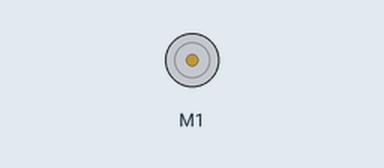
Recording of a sketch running on a simulated Arduino Uno, built with avr-gcc and run on an emulated ATmega328P. Shown: DC motor (green arrow = forward, orange = backward, longer = faster). What the sketch prints to the serial monitor is not drawn.

Above: at 5.9 s.
At 16.7 s:
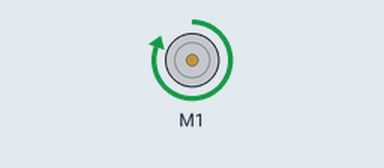
At 28.3 s:
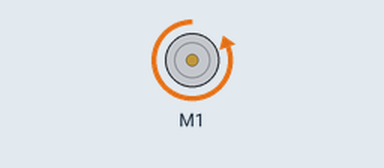
Timing chart, 0 to 29.8 s (numbered marks = the images above):
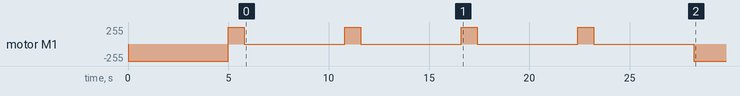

The sketch:

galinheiro.ino
```cpp
/**
*****************************************************************************************
* Galinheiro IoT
* A Intenção desse projeto é colocar automação de um Galinheiro, aproveitando peças de uma impressora
* Contato para maiores detalhes: cezarantsouza@gmail.com ou ouvidoperfeito@gmail.com
* Fique a vontade pra criticar. Projeto para alinhar aprendizado.
*/
// Bibliotecas
#include <AFMotor.h>
//  Sensores de Controle
#define SENSOR_BALANCA       1
#define SENSOR_DISTANCIA     2
#define SENSOR_FIM_DE_CURSO  3
#define MOTOR_CARRO          1
AF_DCMotor motor(MOTOR_CARRO);
// Controladores de Quantidade de Tentativas
int QUANTIDADE_TENT_BALANCA   = 3;
int QUANTIDADE_TENT_DISTANCIA = 3;
// Variaveis de Carro de Impressão
#define TEMPO_VOTAR_CARRO 5000
#define TEMPO_PARA_LIBERAR_MILHO 800
// Contadores de Tentativas
int contTentativasBalanca   = 0;
int contTentativasDistancia = 0;
// Posição do Carro de Impressão
int posicaoAtual = 0;
int posicaoFinal = 3;
// Controladores de Fluxo
bool motorMilhoJaLigou   = false;
bool milhoCaiu           = false;
bool carroAndou          = false;
bool realizarTelemetria  = true;
bool circuitBreak        = false;
bool esperandoTimer      = false;

void setup(){
  Serial.begin(9600);
  motor.setSpeed(200);
  motor.run(RELEASE);
  moveCarroProInicio();
  //setupInicialFluxo();
}

void moveCarroProInicio(){
  motor.setSpeed(255);
  // Volta o Carro até o Inicio
  motor.run(BACKWARD);
  for (int i=0;i< 4;i++){
      delay(TEMPO_VOTAR_CARRO);
      // Anda um pouco
      motor.run(FORWARD);
      delay(TEMPO_PARA_LIBERAR_MILHO);
      // Para para soltar milho
      motor.run(RELEASE);
  }
  delay(TEMPO_VOTAR_CARRO);
  // Volta o Carro até o Inicio
  motor.run(BACKWARD);
}

void loop(){
  if((!circuitBreak) && (!esperandoTimer))
     fluxoPrincipal();
}

void setupInicialFluxo(){
  motorMilhoJaLigou = false;
  milhoCaiu   = false;
  carroAndou  = false;
  telemetria("Setup Inicial do Fluxo", true);
}

void fluxoPrincipal(){
  // Liga a rosca para liberar o Milho
  if(!motorMilhoJaLigou)
      ligaMotorRosca();

  if ((motorMilhoJaLigou) && (!milhoCaiu))
      verificaSeMilhoCaiu();

  if ((motorMilhoJaLigou) && (milhoCaiu) && (!carroAndou))
      ligaMotorCarroImpressao();

   if ((motorMilhoJaLigou) && (milhoCaiu) && (!carroAndou))
       verificaCarroAndou();

   if ((motorMilhoJaLigou) && (milhoCaiu) && (carroAndou) && (!chegouFimCurso()))
       setupInicialFluxo();
   else if((motorMilhoJaLigou) && (milhoCaiu) && (carroAndou) && (chegouFimCurso()))
       religaTimer();
}

void telemetria(String mensagem, bool quebraLinha){
   if(realizarTelemetria){
      delay(2000);
      if(quebraLinha)
        Serial.println(mensagem);
      else
        Serial.print(mensagem);
   }
}
bool chegouFimCurso(){
  telemetria("Verifica Fim de Curso...", true);
  delay(500);
  return posicaoAtual == posicaoFinal;
}
void verificaSeMilhoCaiu(){
  // Verifica se o milho caiu na balança
  if ((recuperaValorSensor(SENSOR_BALANCA) == 0) && (contTentativasBalanca < 3)){
      contTentativasBalanca++;
      telemetria("Tentativa de ler sensor de milho frustrada...", false);
      telemetria(String(contTentativasBalanca), true);
  }else if(recuperaValorSensor(SENSOR_BALANCA) == 1){
      telemetria("Milho Caiu...",true);
      milhoCaiu = true;
  }else if(contTentativasBalanca == 3){
      paraTudo();
  }
}
void verificaCarroAndou(){
  // Verifica se o milho caiu na balança
  if ((recuperaValorSensor(SENSOR_DISTANCIA) == 0) && (contTentativasDistancia < 3)){
      contTentativasDistancia++;
      telemetria("Tentativa de ler sensor de Carro frustrada...", false);
      telemetria(contTentativasBalanca + "",true);
  }else if(recuperaValorSensor(SENSOR_DISTANCIA) == 1){
      telemetria("Carro andou...", true);
      carroAndou = true;
      telemetria("Distancia:", false);
      telemetria(String(posicaoAtual), true);
      posicaoAtual++;
  }else if(contTentativasDistancia == 3){
      paraTudo();
  }
}
void ligaMotorRosca(){
  // Codigo que liga o motor e dá um delay.
  motorMilhoJaLigou=true;
  telemetria("Motor de Rosca Ligado...", true);
}
int recuperaValorSensor(int CODIGOSENSOR){
  switch(CODIGOSENSOR){
     case SENSOR_BALANCA:
          return 1;
     break;
     case SENSOR_DISTANCIA:
          return 1;
     break;
     default:
          return 0;
     break;
  }
}
void paraTudo(){
  telemetria("Circuit Break!!", true);
  circuitBreak = true;
}
void religaTimer(){
  esperandoTimer = true;
  telemetria("Religando Timer...Fim de papo", true);
}
void ligaMotorCarroImpressao(){
  // Liga o motor do carro de Impressão
  telemetria("Ligando Motor de Carro de Impressão...", true);
}
```

Measured:
- by itself, motor M1: repeats every 5.8 s: forward 255/255 0.80 s, stopped 5.0 s, until it stays backward 255/255 from 28.2 s
